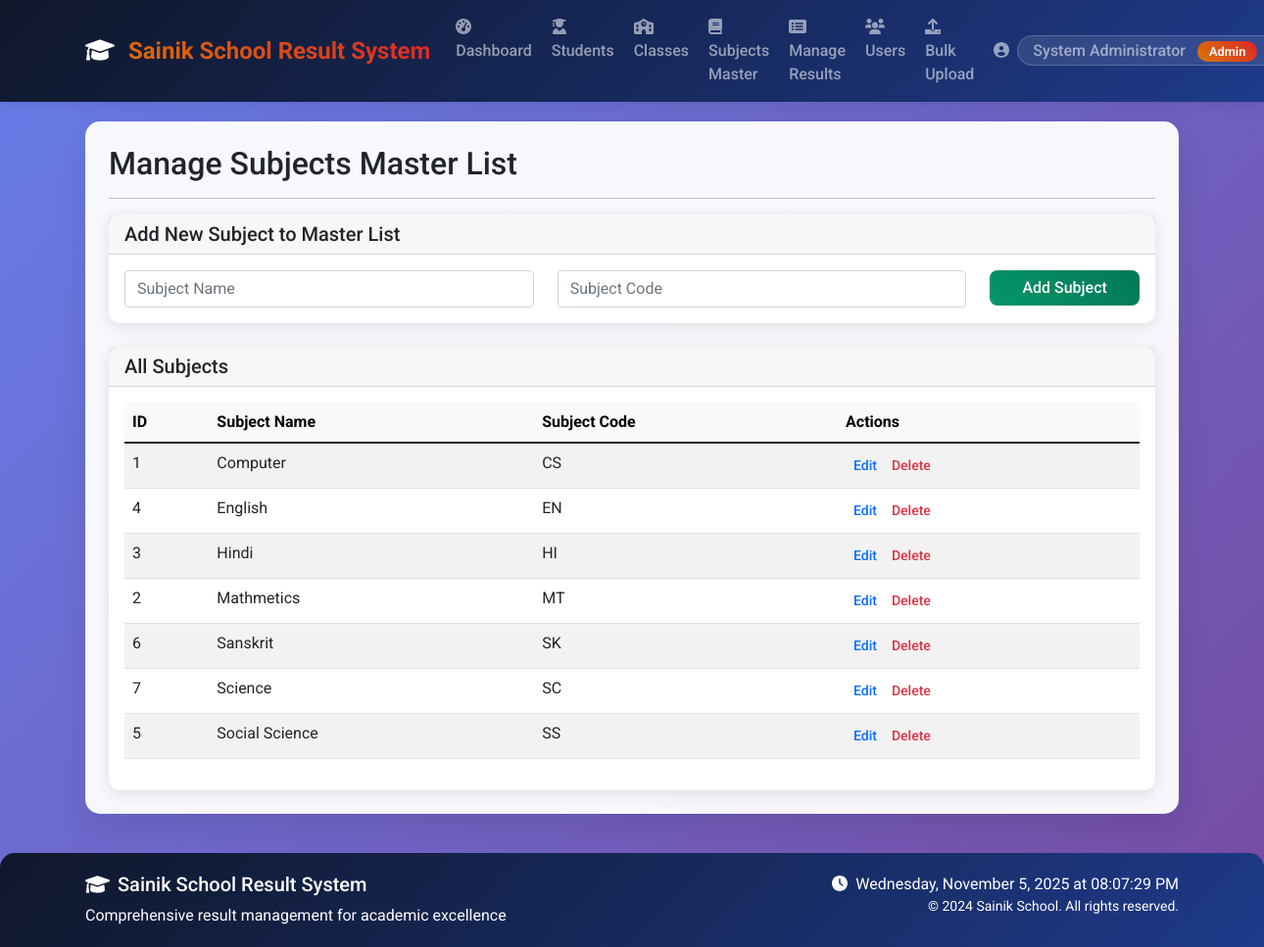
The page /admin/manage_subjects_master (signed in) on the database its author committed.
### tables this page shows
CREATE TABLE users (
            id INTEGER PRIMARY KEY AUTOINCREMENT,
            username TEXT UNIQUE NOT NULL,
            password TEXT NOT NULL,
            role TEXT NOT NULL CHECK(role IN ('admin', 'teacher', 'student')),
            name TEXT NOT NULL,
            email TEXT,
            created_at TIMESTAMP DEFAULT CURRENT_TIMESTAMP
        , student_id INTEGER REFERENCES students(id));

CREATE TABLE subjects (
            id INTEGER PRIMARY KEY AUTOINCREMENT,
            subject_name TEXT NOT NULL UNIQUE,
            subject_code TEXT UNIQUE
        );

### app.py (the view)
@app.route('/admin/manage_subjects_master')
@login_required
def manage_subjects_master():
    if current_user.role != 'admin':
        flash('Access denied!', 'danger')
        return redirect(url_for('index'))
    subjects = Subject.get_all_subjects()
    return render_template('manage_subjects.html', subjects=subjects)

### app.py (called while the page is built)
@login_manager.user_loader
def load_user(user_id):
    return LoginUser.get(user_id)

### auth.py (called while the page is built)
    @staticmethod
    def get(user_id):
        user = User.get_by_id(user_id)
        if user:
            return LoginUser(user.id, user.username, user.role, user.name)
        return None

### database.py (called while the page is built)
def get_db_connection():
    conn = sqlite3.connect('school_results.db')
    conn.row_factory = sqlite3.Row
    return conn

### models.py (called while the page is built)
    @staticmethod
    def get_by_id(user_id):
        conn = get_db_connection()
        user = conn.execute(
            'SELECT * FROM users WHERE id = ?', (user_id,)
        ).fetchone()
        conn.close()
        if user:
            return User(
                id=user['id'],
                username=user['username'],
                password=user['password'],
                role=user['role'],
                name=user['name'],
                email=user['email']
            )
        return None

    @staticmethod
    def get_all_subjects():
        conn = get_db_connection()
        subjects = conn.execute('SELECT * FROM subjects ORDER BY subject_name').fetchall()
        conn.close()
        return subjects

### templates/manage_subjects.html (shortened to what this page needs)
{% extends "base.html" %}
{% block content %}
<div class="row">
    <div class="col-12">
        <h2>Manage Subjects Master List</h2>
        <hr>
    </div>
</div>
<div class="row mb-4">
    <div class="col-12">
        <div class="card">
            <div class="card-header">
                <h5 class="card-title mb-0">Add New Subject to Master List</h5>
            </div>
            <div class="card-body">
                <form id="addSubjectForm" action="{{ url_for('add_subject_master') }}" method="POST">
                    <div class="row">
                        <div class="col-md-5">
                            <input type="text" class="form-control" name="subject_name" placeholder="Subject Name" required>
                        </div>
                        <div class="col-md-5">
                            <input type="text" class="form-control" name="subject_code" placeholder="Subject Code" required>
                        </div>
                        <div class="col-md-2">
                            <button type="submit" class="btn btn-success w-100">Add Subject</button>
                        </div>
                    </div>
                </form>
            </div>
        </div>
    </div>
</div>
<div class="row">
    <div class="col-12">
        <div class="card">
            <div class="card-header">
                <h5 class="card-title mb-0">All Subjects</h5>
            </div>
            <div class="card-body">
                <div class="table-responsive">
                    <table class="table table-striped table-hover">
                        <thead class="table-light">
                            <tr>
                                <th>ID</th>
                                <th>Subject Name</th>
                                <th>Subject Code</th>
                                <th>Actions</th>
                            </tr>
                        </thead>
                        <tbody>
                            {% for subject in subjects %}
                            <tr>
                                <td>{{ subject['id'] }}</td>
                                <td>{{ subject['subject_name'] }}</td>
                                <td>{{ subject['subject_code'] }}</td>
                                <td>
                                    <div class="btn-group btn-group-sm">
                                        <a href="{{ url_for('edit_subject_master', subject_id=subject['id']) }}" class="btn btn-outline-primary">
                                            Edit
                                        </a>
                                        <button class="btn btn-outline-danger delete-subject"
                                                data-subject-id="{{ subject['id'] }}"
                                                data-subject-name="{{ subject['subject_name'] }}">
                                            Delete
                                        </button>
                                    </div>
                                </td>
                            </tr>
                            {% else %}
                            <tr>
                                <td colspan="4" class="text-center text-muted py-4">
                                    No subjects found.
                                </td>
                            </tr>
                            {% endfor %}
                        </tbody>
                    </table>
                </div>
            </div>
        </div>
    </div>
</div>
{% endblock %}

### templates/base.html (shortened to what this page needs)
<!DOCTYPE html>
<html lang="en">
<head>
    <link href="https://cdn.jsdelivr.net/npm/bootstrap@5.1.3/dist/css/bootstrap.min.css" rel="stylesheet">
    <link rel="stylesheet" href="https://cdnjs.cloudflare.com/ajax/libs/font-awesome/6.0.0/css/all.min.css">
</head>
<body>
    <nav class="navbar navbar-expand-lg navbar-dark bg-primary sticky-top">
        <div class="container">
            <a class="navbar-brand" href="{{ url_for('index') }}">
                <i class="fas fa-graduation-cap me-2"></i>
                Sainik School Result System
            </a>
            <div class="collapse navbar-collapse" id="navbarNav">
                <ul class="navbar-nav me-auto">
                    {% if current_user.is_authenticated %}
                        {% if current_user.role == 'admin' %}
                            <li class="nav-item">
                                <a class="nav-link" href="{{ url_for('admin_dashboard') }}">
                                    <i class="fas fa-tachometer-alt me-1"></i>Dashboard
                                </a>
                            </li>
                            <li class="nav-item">
                                <a class="nav-link" href="{{ url_for('manage_students') }}">
                                    <i class="fas fa-user-graduate me-1"></i>Students
                                </a>
                            </li>
                            <li class="nav-item">
                                <a class="nav-link" href="{{ url_for('manage_classes') }}">
                                    <i class="fas fa-school me-1"></i>Classes
                                </a>
                            </li>
                            <li class="nav-item">
                                <a class="nav-link" href="{{ url_for('manage_subjects_master') }}">
                                    <i class="fas fa-book me-1"></i>Subjects Master
                                </a>
                            </li>
                            <li class="nav-item">
                                <a class="nav-link" href="{{ url_for('manage_all_results') }}">
                                    <i class="fas fa-list-alt me-1"></i>Manage Results
                                </a>
                            </li>
                            <li class="nav-item">
                                <a class="nav-link" href="{{ url_for('manage_users') }}">
                                    <i class="fas fa-users me-1"></i>Users
                                </a>
                            </li>
                            <li class="nav-item">
                                <a class="nav-link" href="{{ url_for('upload_data') }}">
                                    <i class="fas fa-upload me-1"></i>Bulk Upload
                                </a>
                            </li>
                        {% endif %}
                    {% endif %}
                </ul>
                <div class="navbar-nav ms-auto">
                    {% if current_user.is_authenticated %}
                        <div class="nav-item dropdown">
                            <a class="nav-link dropdown-toggle" href="#" id="navbarDropdown" role="button" data-bs-toggle="dropdown">
                                <i class="fas fa-user-circle me-1"></i>
                                <span class="welcome-text">
                                    {{ current_user.name }}
                                    <span class="role-badge ms-2">{{ current_user.role|title }}</span>
                                </span>
                            </a>
                        </div>
                    {% else %}
                        <a class="nav-link" href="{{ url_for('login') }}">
                            <i class="fas fa-sign-in-alt me-1"></i>Login
                        </a>
                    {% endif %}
                </div>
            </div>
        </div>
    </nav>
    <div class="container">
        <div class="main-container p-4">
            {% block content %}{% endblock %}
        </div>
    </div>
    <footer class="footer">
        <div class="container">
            <div class="row">
                <div class="col-md-6">
                    <h5><i class="fas fa-graduation-cap me-2"></i>Sainik School Result System</h5>
                    <p class="mb-0">Comprehensive result management for academic excellence</p>
                </div>
                <div class="col-md-6 text-md-end">
                    <p class="mb-0">
                        <i class="fas fa-clock me-1"></i>
                        <span id="current-time"></span>
                    </p>
                    <p class="mb-0 small">
                        &copy; 2024 Sainik School. All rights reserved.
                    </p>
                </div>
            </div>
        </div>
    </footer>
</body>
</html>

### templates/base.html (style rules this page uses)
:root { --sainik-blue: #1e3a8a; --sainik-red: #dc2626; --sainik-gold: #d97706; --sainik-dark: #0f172a; }
body { font-family: 'Roboto', sans-serif; background: linear-gradient(135deg, #667eea 0%, #764ba2 100%); min-height: 100vh; }
.main-container { background: rgba(255, 255, 255, 0.95); backdrop-filter: blur(10px); border-radius: 15px; box-shadow: 0 8px 32px rgba(0, 0, 0, 0.1); margin-top: 20px; margin-bottom: 20px; min-height: calc(100vh - 140px); }
.navbar-brand { font-weight: 700; font-size: 1.5rem; background: linear-gradient(45deg, var(--sainik-gold), var(--sainik-red)); -webkit-background-clip: text; -webkit-text-fill-color: transparent; background-clip: text; }
.navbar { background: linear-gradient(135deg, var(--sainik-dark), var(--sainik-blue)) !important; box-shadow: 0 2px 15px rgba(0, 0, 0, 0.1); }
.nav-link { font-weight: 500; transition: all 0.3s ease; border-radius: 5px; margin: 0 2px; }
.welcome-text { background: rgba(255, 255, 255, 0.1); padding: 5px 15px; border-radius: 20px; border: 1px solid rgba(255, 255, 255, 0.2); }
.footer { background: linear-gradient(135deg, var(--sainik-dark), var(--sainik-blue)); color: white; padding: 20px 0; margin-top: 40px; border-radius: 15px 15px 0 0; }
.role-badge { background: linear-gradient(45deg, var(--sainik-gold), var(--sainik-red)); color: white; padding: 3px 12px; border-radius: 15px; font-size: 0.8rem; font-weight: 600; }
.card { transition: all 0.3s ease; border: none; border-radius: 12px; box-shadow: 0 4px 15px rgba(0, 0, 0, 0.1); }
.btn { border-radius: 8px; font-weight: 500; transition: all 0.3s ease; border: none; }
.btn-success { background: linear-gradient(45deg, #059669, #047857); }

### rows shown on the page
users: name "System Administrator", role "Admin"
subjects: id "1", subject_name "Computer", subject_code "CS"
subjects: id "4", subject_name "English", subject_code "EN"
subjects: id "3", subject_name "Hindi", subject_code "HI"
subjects: id "2", subject_name "Mathmetics", subject_code "MT"
subjects: id "6", subject_name "Sanskrit", subject_code "SK"
subjects: id "7", subject_name "Science", subject_code "SC"
subjects: id "5", subject_name "Social Science", subject_code "SS"
